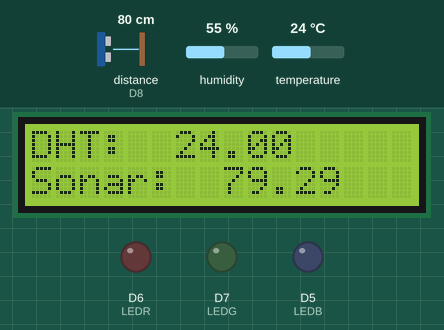
Recording of a sketch running on a simulated ESP8266 (NodeMCU). Parts: 16×2 character LCD, output pins drawn as LEDs (lit = HIGH). Wiring (inferred from the names in the program): ultrasonic range finder: trigger D4; echo D8. The inputs (shaded band) are chosen by the test bench; at power-on: distance to the obstacle (sensor on D8) 80 cm, temperature 24 °C, humidity 55 %. The echo pulse lasts 58.3 µs per cm; WiFi joins after 1.5 s; servers stay silent unless stated; pins used as bus, display or sensor lines are not drawn; what the sketch prints to the serial monitor is not drawn.

Above: at 6.9 s.
7.0 s: distance to the obstacle (sensor on D8) set to 2 cm
At 13.4 s:
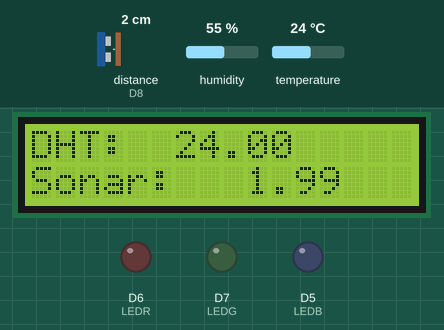
13.7 s: temperature set to 12 °C
At 20.1 s:
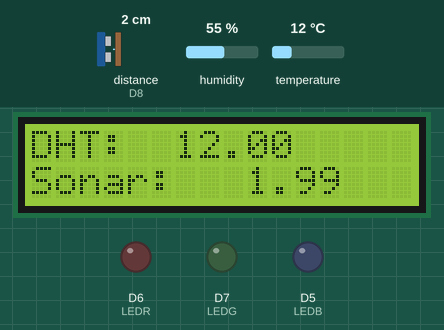
21.2 s: distance to the obstacle (sensor on D8) set to 4 cm
At 25.6 s:
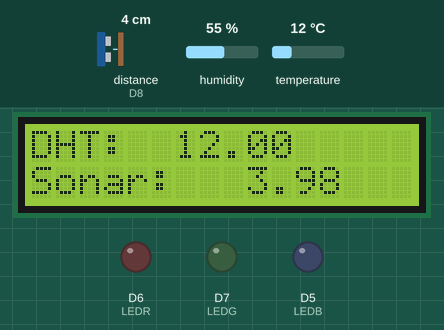
27.6 s: temperature set to 19 °C
At 33.4 s:
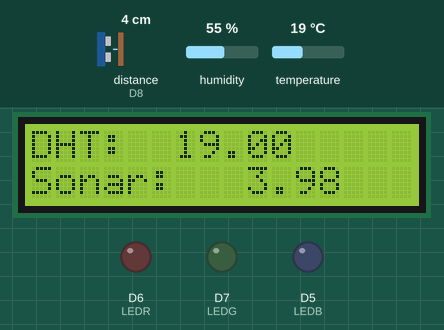
34.2 s: distance to the obstacle (sensor on D8) set to 9 cm
At 38.8 s:
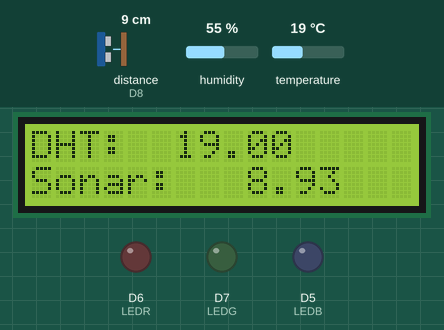
40.6 s: temperature set to 28 °C
At 46.7 s:
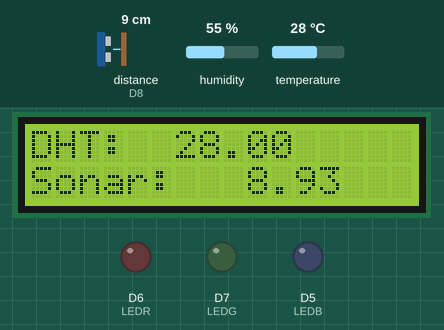
Timing chart, 0 to 48.2 s (numbered marks = the images above; inputs shaded):
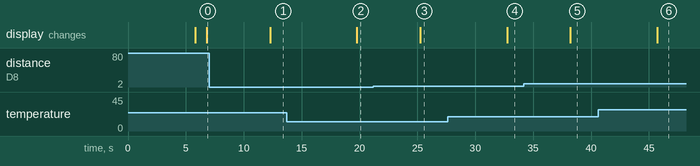

Measured:
- after the input at 7.0 s, the display: changes after 5.3 s (image 1)
- after the input at 13.7 s, the display: changes after 6.1 s (image 2)
- after the input at 21.2 s, the display: changes after 4.0 s (image 3)
- after the input at 27.6 s, the display: changes after 5.1 s (image 4)
- after the input at 34.2 s, the display: changes after 4.0 s (image 5)
- after the input at 40.6 s, the display: changes after 5.1 s (image 6)

The sketch:

client_server.ino
```cpp
#include <Arduino.h>
#include <ESP8266WiFi.h>
#include "DHTesp.h"
#include <LCD_I2C.h>

#define LEDG D7
#define LEDB D5
#define LEDR D6

#define triggerPin D4
#define echoPin D8

const char *ssid = "N3P";
const char *password = "tahutempe";
const uint16_t port = 6666;
const char *host = "ec2-18-232-152-36.compute-1.amazonaws.com";

float duration = 0;
float jarak = 0;
float temperature = 0;
float humidity = 0;

const int DHT_PIN = D3;

DHTesp dhtSensor;
LCD_I2C lcd(0x27, 16, 2);

WiFiClient client;

bool isLampuNyala = false;

void connect_server() {

  Serial.printf("\n[Connecting to %s ... ", host);
  if (client.connect(host, port)) {
    Serial.println("connected]");

    Serial.println("[Sending a request]");
    client.print("Hai from ESP8266");

    Serial.println("[Response:]");
    String line = client.readStringUntil('\n');
    Serial.println(line);
    // client.stop();
    Serial.println("\n[Disconnected]");
  } else {
    Serial.println("connection failed!]");
    client.stop();
  }
  delay(3000);
}

void connect_wifi() {
  Serial.printf("Connecting to %s ", ssid);
  WiFi.begin(ssid, password);
  while (WiFi.status() != WL_CONNECTED) {
    delay(500);
    Serial.print(".");
  }
  Serial.println(" connected");
}

void setup() {
  Serial.begin(115200);
  dhtSensor.setup(DHT_PIN, DHTesp::DHT11);
  pinMode(triggerPin, OUTPUT);
  pinMode(echoPin, INPUT);
  pinMode(LEDG, OUTPUT);
  pinMode(LEDB, OUTPUT);
  pinMode(LEDR, OUTPUT);
  lcd.begin();
  lcd.backlight();
  connect_wifi();
  connect_server();
}

void activateLamp(char lampCode) {
  switch (lampCode) {
    case 'g':
      digitalWrite(LEDG, HIGH);
      digitalWrite(LEDR, LOW);
      digitalWrite(LEDB, LOW);
      break;

    case 'r':
      digitalWrite(LEDG, LOW);
      digitalWrite(LEDR, HIGH);
      digitalWrite(LEDB, LOW);
      break;

    case 'b':
      digitalWrite(LEDG, LOW);
      digitalWrite(LEDR, LOW);
      digitalWrite(LEDB, HIGH);
      break;
    case 'w':
      digitalWrite(LEDG, HIGH);
      digitalWrite(LEDR, HIGH);
      digitalWrite(LEDB, HIGH);
      break;

    default:
      digitalWrite(LEDG, LOW);
      digitalWrite(LEDR, LOW);
      digitalWrite(LEDB, LOW);
  }
}

void setLampUsingSonar(float value) {
  Serial.println("======================");
  Serial.println("Value of Sonar Sensor Given");
  Serial.println(value);
  Serial.println("======================");
  char str[10];
  dtostrf(value, 6, 2, str);
  lcd.setCursor(0, 1);
  lcd.printf("Sonar: %s", str);
  client.printf("Sonar: %s", str);


  // if (value <= 5) {
  //   activateLamp('r');
  // } else if (value > 5 && value <= 10) {
  //   activateLamp('g');
  // } else {
  //   activateLamp('b');
  // }
}


void setLampUsingDHT(float value) {
  Serial.println("======================");
  Serial.println("Value of DHT Sensor Given");
  Serial.println(value);
  Serial.println("======================");
  char str[10];
  dtostrf(value, 6, 2, str);
  lcd.setCursor(0, 0);
  lcd.printf("DHT: %s", str);
  client.printf("DHT: %s", str);

  // if (value <= 36) {
  //   activateLamp('g');
  // } else if (value >= 36 && value <= 40) {
  //   activateLamp('b');
  // } else {
  //   activateLamp('r');
  // }
}

void loopOfDHT() {
  TempAndHumidity data = dhtSensor.getTempAndHumidity();
  if ((temperature != data.temperature) || (humidity != data.humidity)) {
    Serial.println("DHT Change Lamp");
    Serial.println("Temp: " + String(data.temperature, 2) + "°C");
    Serial.println("Humidity: " + String(data.humidity, 1) + "%");
    Serial.println("---");
    temperature = data.temperature;
    humidity = data.humidity;
    setLampUsingDHT(data.temperature);
  }
  delay(1000);
}

void loopOfSonar() {
  float localDuration = 0;
  digitalWrite(triggerPin, LOW);
  delayMicroseconds(2);
  digitalWrite(triggerPin, HIGH);
  delayMicroseconds(10);
  digitalWrite(triggerPin, LOW);
  localDuration = pulseIn(echoPin, HIGH);
  if (duration != localDuration) {
    Serial.println("Sonar Change Lamp");
    duration = localDuration;
    jarak = duration * 0.034 / 2;
    Serial.print(jarak);
    Serial.println(" cm");
    setLampUsingSonar(jarak);
  }
  delay(1000);
}

void lampSwitch() {
  if (isLampuNyala) {
    isLampuNyala = !isLampuNyala;
    activateLamp('w');
  }else{
    activateLamp('m');
  }
}

void loop() {
  loopOfSonar();
  loopOfDHT();
  if (client.connected()) {
    Serial.print("[Response:]");
    String line = client.readStringUntil('\n');
    Serial.println(line);
    if (line.equalsIgnoreCase("led-on")) {
      activateLamp('w');
    } else if (line.equalsIgnoreCase("led-off")) {
      activateLamp('m');
    }
  } else {
    connect_server();
  }
  delay(250);
}
```
